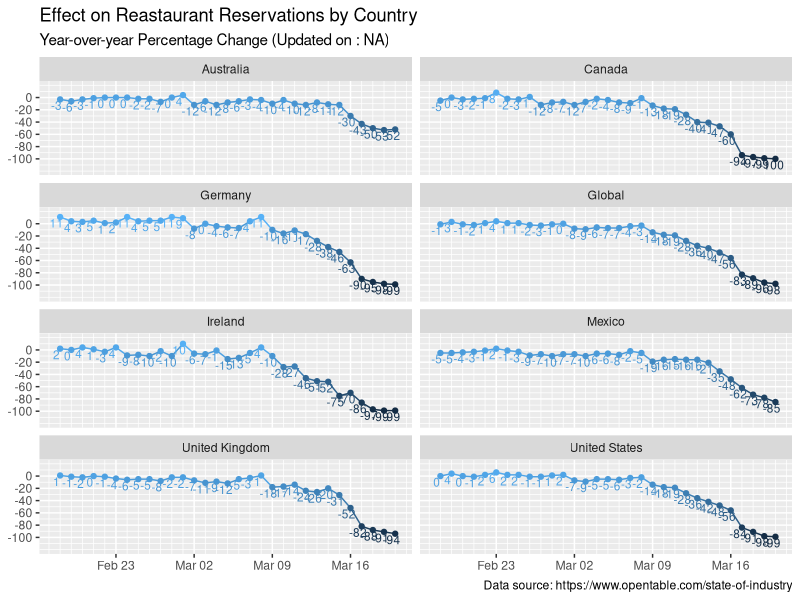
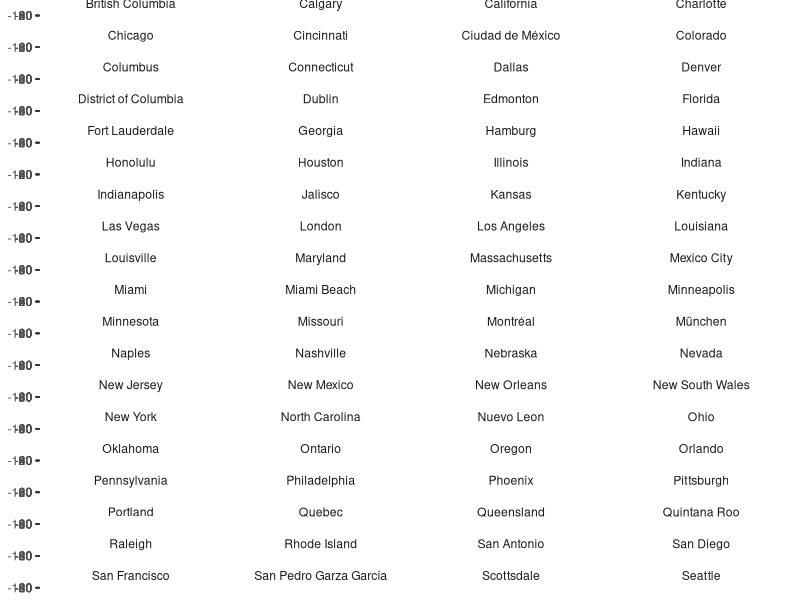

Source code (R) for these figures, in order:
## ---- chunk 1
knitr::opts_chunk$set(echo = TRUE, cache = TRUE)
# for dates in english 
sys_time_local_old <- Sys.getlocale("LC_TIME")
Sys.setlocale("LC_TIME", "en_US.UTF-8")

# avoid scientific notation
options(scipen = 999)
## ---- chunk 2
library(tidyverse)
## ---- chunk 3
df_ot <- read_csv("./data/state_of_industry_data.csv") %>%
  pivot_longer( -c(Type, Name), names_to = "Date", values_to = "Value") %>% 
  mutate(Date = as.Date(Date, format="%m/%d"))

countries1 <- c("Germany", "United States", "United Kingdom", "Global")
countries2 <- c("Mexico", "Ireland", "Canada", "Australia")

df_ot <- df_ot %>% mutate(
  Group = case_when(Name %in% countries1 ~ 1,
                    Name %in% countries2 ~ 2,
                    TRUE ~ 3))
updated_on <- df_ot$Date %>% max()
## ---- chunk 4

plot <- df_ot %>% filter(Group %in% 1:2) %>% 
  ggplot(aes(x = Date, y = Value, color=Value)) + 
  geom_line(show.legend = F) + geom_point() +
  theme(legend.position = "none", 
        axis.title=element_blank()) + 
  scale_y_continuous(breaks = seq(-100, 0, by = 20)) +
  scale_x_date(breaks="1 week", minor_breaks = "day",date_labels = "%b %d") +
  coord_cartesian(ylim=c(-120, 20)) +
  
  
  labs(title = "Effect on Reastaurant Reservations by Country",
       subtitle = paste0("Year-over-year Percentage Change (Updated on : ", updated_on, ")"), 
       caption = "Data source: https://www.opentable.com/state-of-industry") +
  geom_text(aes(label = Value), nudge_y=-10, nudge_x = -1/3, size=3) +
  facet_wrap(~Name, ncol=2)

print(plot)
## ---- chunk 5
plot <- df_ot %>% filter(Group %in% 3) %>% 
  ggplot(aes(x = Date, y = Value, color=Value)) + 
  geom_line(show.legend = F) + geom_point() +
  theme(legend.position = "none", 
        axis.title=element_blank()) + 
  scale_y_continuous(breaks = seq(-100, 0, by = 20)) +
  scale_x_date(breaks="1 week", minor_breaks = "day",date_labels = "%b %d") +
  coord_cartesian(ylim=c(-120, 20)) +

  
  labs(title = "Effect on Reastaurant Reservations by US States",
       subtitle = paste0("Year-over-year Percentage Change (Updated on : ", updated_on, ")"), 
       caption = "Data source: https://www.opentable.com/state-of-industry") +
  geom_text(aes(label = Value), nudge_y=-13, nudge_x = -1/3, size=2.3) +
  facet_wrap(~Name, ncol=4) +
  theme(strip.background = element_blank(), strip.placement = "outside")

print(plot)
